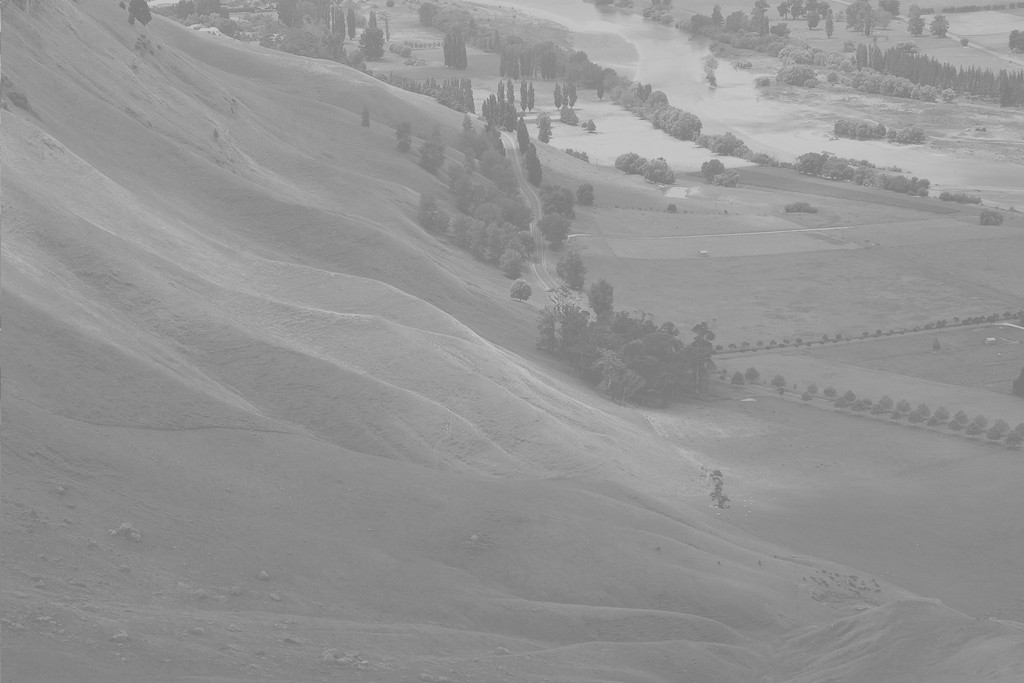
#> input picture 32/Input/hist1.jpg, 1024 x 683 px
$ python Histogram.py
#> lines starting #> are read from the running program, lines starting #| are printed output that depends on the picture
import cv2
import numpy as np
import matplotlib.pyplot as plt

img = cv2.imread('Input/hist1.jpg',cv2.IMREAD_GRAYSCALE)
#> img is the input picture: shape (683, 1024); min 114, max 208, mean 148
hist = cv2.calcHist([img],[0],None,[256],[0,256])
#> hist = 256 values, max 28701 at index 137, min 0 at index 0, mean 2732

# equalized
img2 = cv2.equalizeHist(img)
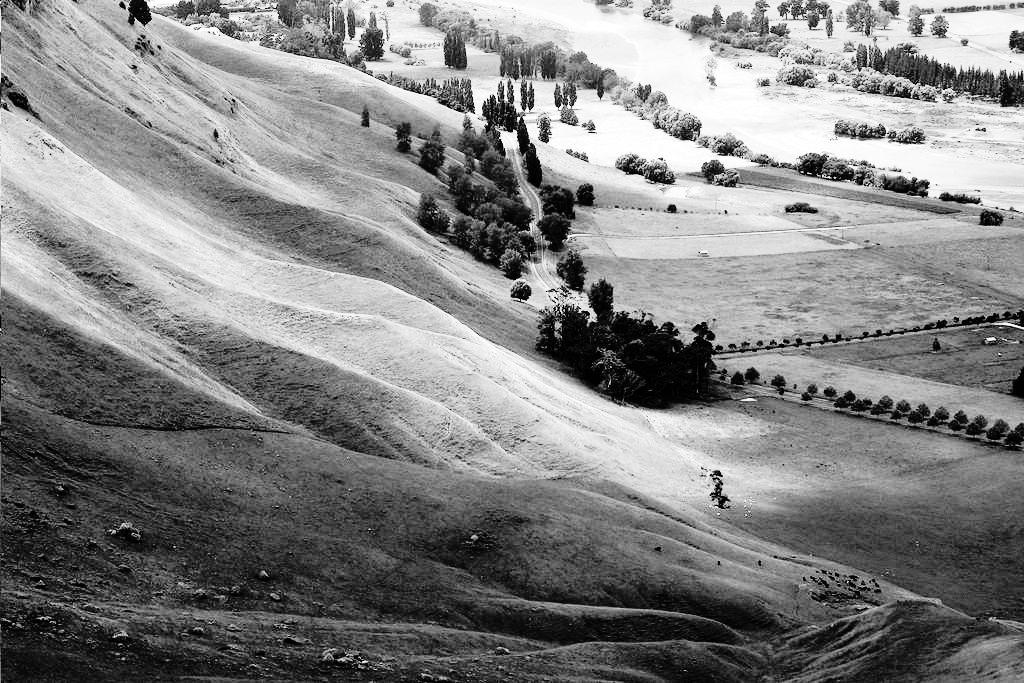
#> img2: shape (683, 1024); min 0, max 255, mean 130.5
hist2 = cv2.calcHist([img2],[0],None,[256],[0,256])
#> hist2 = 256 values, max 28701 at index 63, min 0 at index 5, mean 2732

# clahe
clahe = cv2.createCLAHE(clipLimit=2.0, tileGridSize=(8,8))
cl1 = clahe.apply(img2)
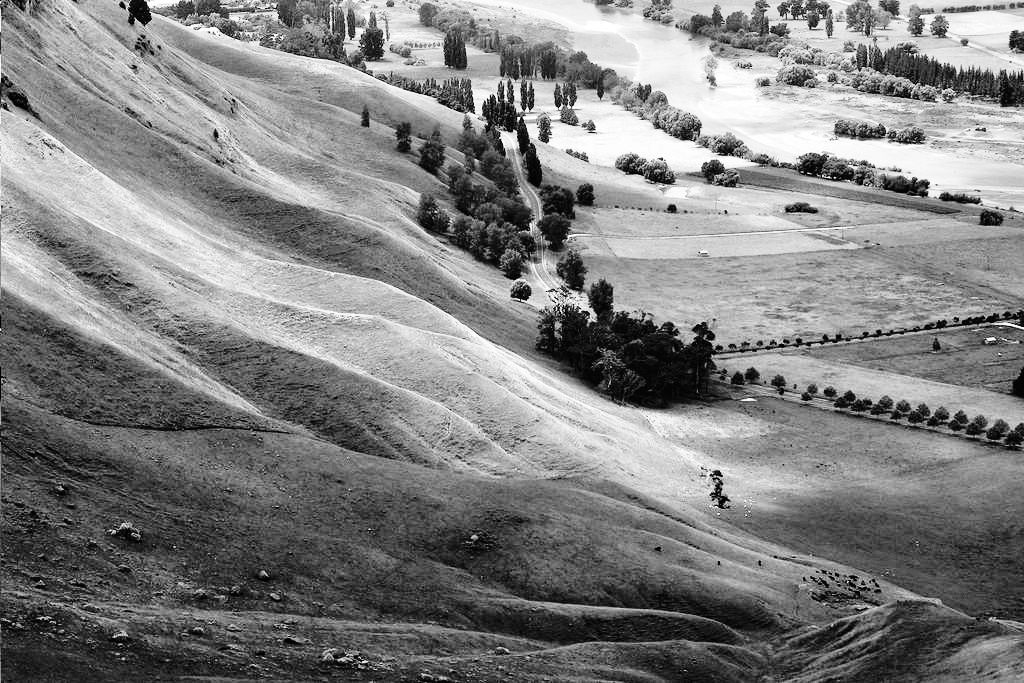
#> cl1: shape (683, 1024); min 1, max 255, mean 128.5
hist3 = cv2.calcHist([cl1],[0],None,[256],[0,256])
#> hist3 = 256 values, max 4987 at index 70, min 0 at index 0, mean 2732

# plot

plt.subplot(3,2,1)
plt.imshow(img,cmap='gray')
plt.title('Input Image')
plt.subplot(3,2,2)
plt.plot(hist)


plt.subplot(3,2,3)
plt.imshow(img2,cmap='gray')
plt.title('Equalized Image')
plt.subplot(3,2,4)
plt.plot(hist2)


plt.subplot(3,2,5)
plt.imshow(cl1,cmap='gray')
plt.title('Apply Clahe')
plt.subplot(3,2,6)
plt.plot(hist3)
plt.show()
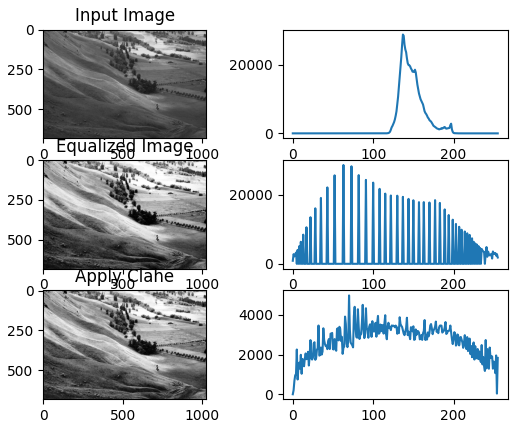
#> figure drawn by matplotlib, 6 panels; panel 2: curve peaks at x = 137, y = 28701; panel 4: curve peaks at x = 63, y = 28701; panel 6: curve peaks at x = 70, y = 4987
